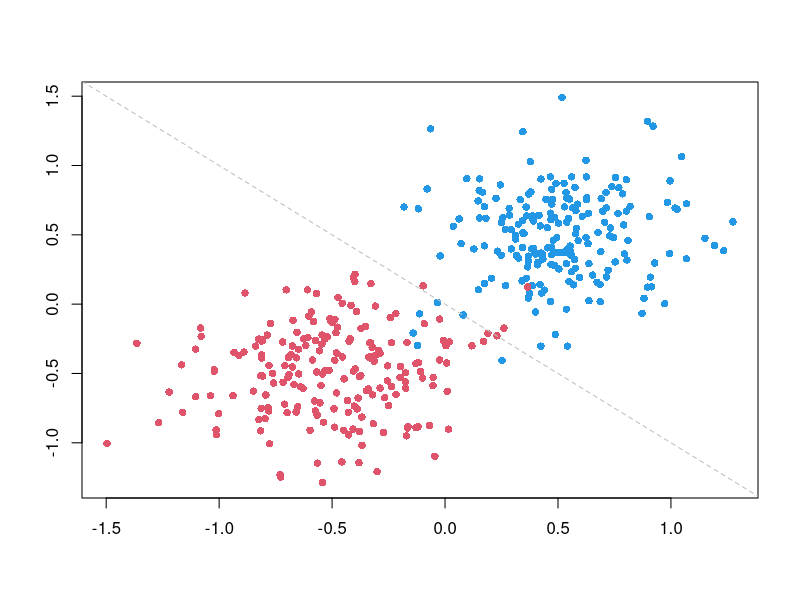
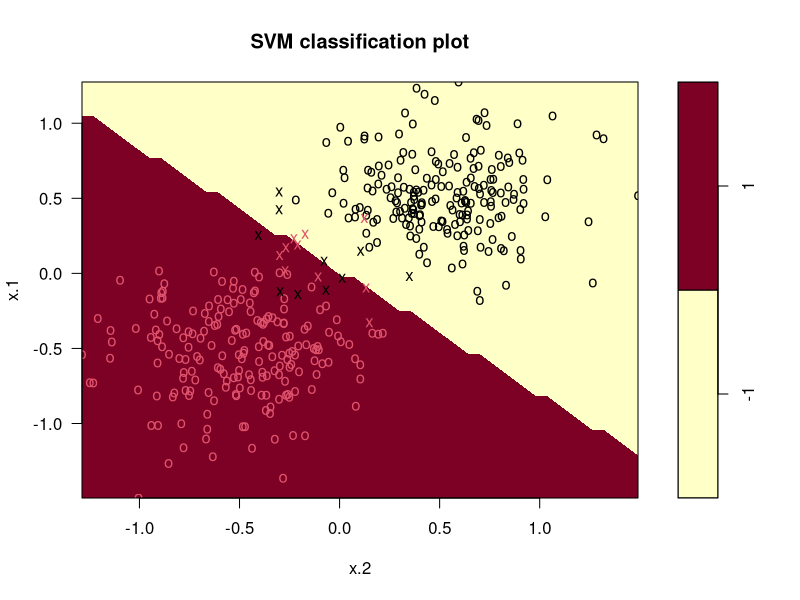
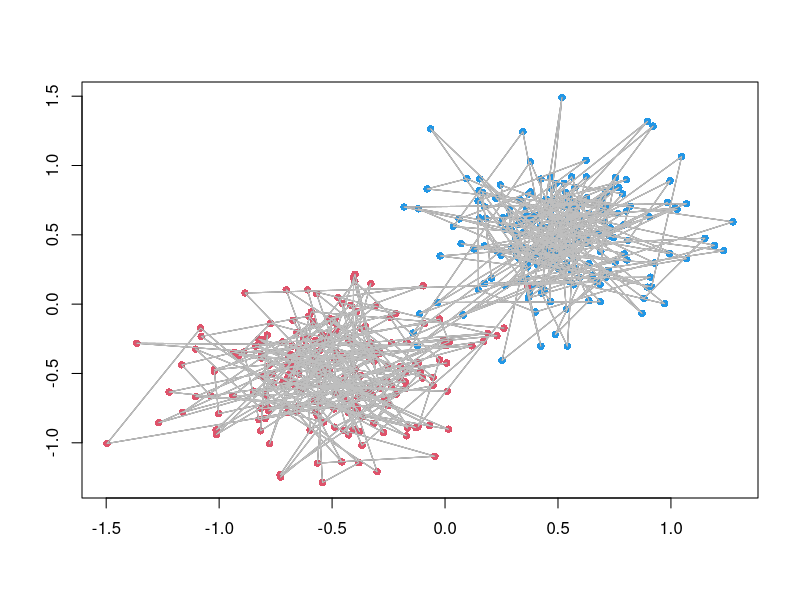
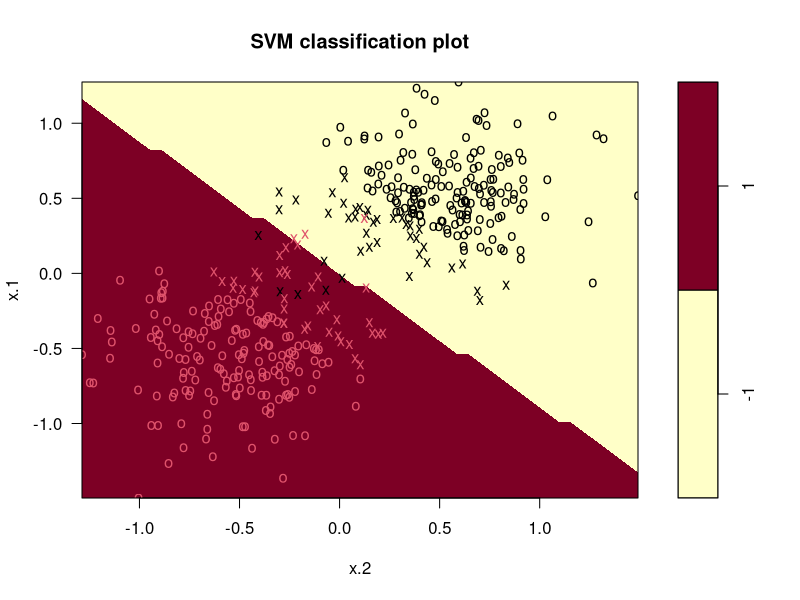
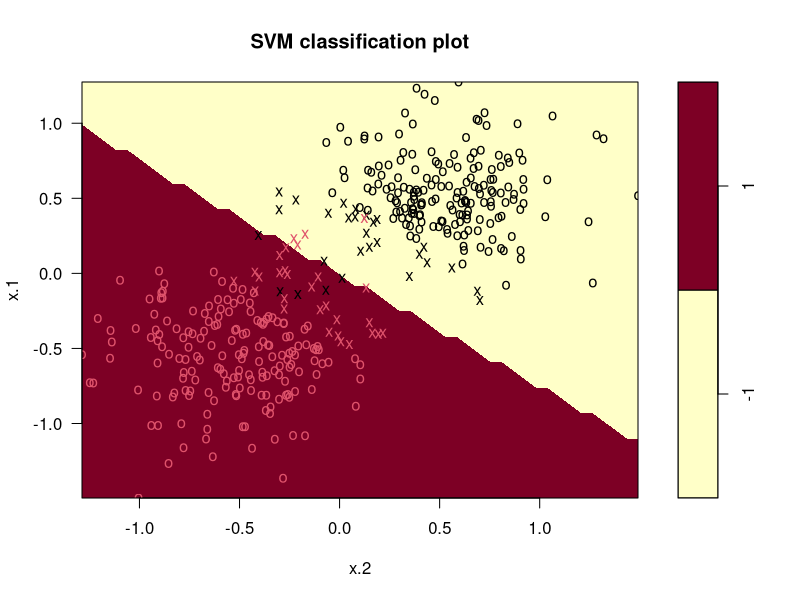

Recreate these plots in R, in order.
# Julia Andronowitz
# Classification Methods Using Support Vector Machines
# Support Vector Classifier


# loading svm library (run first line if not installed)
# install.packages("e1071")
library(e1071)

# defining the hyperplane function
hyperplane <- function(P,data,x,z=0) {
  alphas <- -1*P$coefs
  svs <- data[P$index,]
  c <- P$rho - z
  a <- sum(t(alphas)*data[P$index,][1])
  b <- sum(t(alphas)*data[P$index,][2])
  (-c-a*x)/b
  cat(a,b,c)
}

# setting initial number of observations in each set
n <- 200

# calculating x-variable using two randomly generated sets with overlap
set.seed(100)
svcdatax1 <- matrix(rnorm(n*2, 0.5,0.3), ncol=2)
svcdatax2 <- matrix(rnorm(n*2,-0.5,0.3), ncol=2)
svcdatax <- rbind(svcdatax1,svcdatax2)

# assigning labels to both classes
svcdatay <- c(rep(-1,n), rep(1,n))

# plotting the data
plot(svcdatax, col=(3-svcdatay),xlab="",ylab="",pch=16)

# adding line to visualize a hyperplane
abline(0,-1,col="gray",lty="dashed")

# creating data frame 
svcdata <- data.frame (x = svcdatax, y = factor(svcdatay))

# computing svm function
svmfit <- svm (y~., data = svcdata , kernel="linear", cost = 1000, scale = FALSE)

# looking at statistics
summary(svmfit)
svmfit$index
svmfit$rho
svmfit$coefs

# plotting svm function graph
plot(svmfit,svcdata)

# calculating the hyperplane and supporting hyperplanes
plt0 <- hyperplane(svmfit,svcdata,svcdatax,0)
plt1 <- hyperplane(svmfit,svcdata,svcdatax,1)
plt2 <- hyperplane(svmfit,svcdata,svcdatax,-1)

#FIX*****
# plotting the data with hyperplanes
plot(svcdatax,col=(3-svcdatay),xlab="",ylab="",pch=16)
lines(svcdatax,plt0,col='black')
lines(svcdatax,plt1,col='gray')
lines(svcdatax,plt2,col='gray')

# using cost of 1
svmfit1 <- svm (y~., data = svcdata , kernel="linear", cost = 0.1, scale = FALSE)
summary(svmfit1)
  # results in 36 support vectors
plot(svmfit1,svcdata)


# using cost of 100
svmfit100 <- svm (y~., data = svcdata , kernel="linear", cost = 100, scale = FALSE)
summary(svmfit100)
  # results in 21 support vectors

# using cost of 1000
svmfit1000 <- svm (y~., data = svcdata , kernel="linear", cost = 1000, scale = FALSE)
summary(svmfit1000)
  # results in 20 support vectors

# using cost of 10000
svmfit10000 <- svm (y~., data = svcdata , kernel="linear", cost = 10000, scale = FALSE)
summary(svmfit10000)
  # results in 20 support vectors

#calculating sum of slack variables
sum(1 - svcdata[svmfit$index,]$x.1*svmfit$coefs + svmfit$rho)
sum(1 - svcdata[svmfit100$index,]$x.1*svmfit100$coefs + svmfit100$rho)
sum(1 - svcdata[svmfit1000$index,]$x.1*svmfit1000$coefs + svmfit1000$rho)
sum(1 - svcdata[svmfit10000$index,]$x.1*svmfit10000$coefs + svmfit10000$rho)

# get a,b,c values
hyperplane(svmfit1,svcdata,svcdatax)
hyperplane(svmfit100,svcdata,svcdatax)
hyperplane(svmfit1000,svcdata,svcdatax)
hyperplane(svmfit10000,svcdata,svcdatax)

# tune the function to find the best model with various costs
tune <- tune(svm,y~.,data=svcdata, 
             ranges = list(cost = 2^(-2:10)), tunecontrol = tune.control(sampling = "fix"))

tune$best.parameters
  # we see a cost of 0.25 gives the best model
tune$best.performance
  # this is the model error

# final svc model
svmfit <- svm (y~., data = svcdata , kernel="linear", cost = 0.25, scale = FALSE)
plot(svmfit,svcdata)

help(svm)
